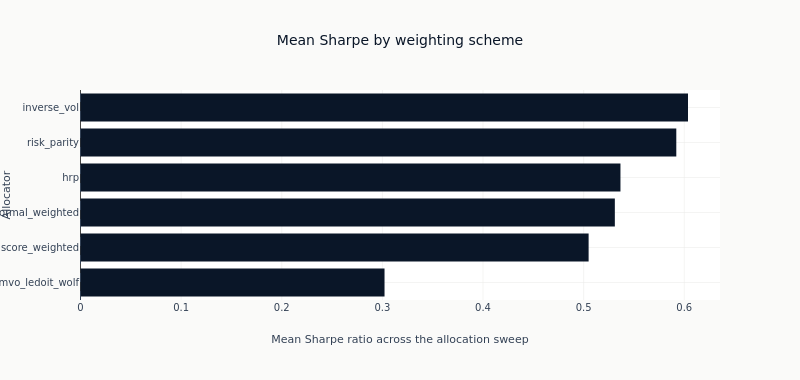

Notebook code cell kept with this figure:
### Code cell
ordered = alloc_comparison.sort("avg_sharpe")
fig = go.Figure(
    go.Bar(
        x=ordered["avg_sharpe"].to_list(),
        y=ordered["allocator"].to_list(),
        orientation="h",
        marker_color=COLORS["blue"],
        showlegend=False,
    )
)
fig.add_vline(x=0, line_width=1, line_dash="dash", line_color=COLORS["neutral"])
fig.update_xaxes(title_text="Mean Sharpe ratio across the allocation sweep")
fig.update_yaxes(title_text="Allocator")
fig.update_layout(
    title="Mean Sharpe by weighting scheme",
    height=380,
    width=800,
    margin=dict(t=90),
)
_span = ordered["avg_sharpe"]
show_plotly_with_alt(
    fig,
    "Horizontal bar chart of the mean Sharpe ratio of every allocation-stage backtest, one bar per "
    f"weighting scheme, with a dashed line at zero. Counted from the frame: {ordered.height} "
    f"allocators, mean Sharpe from {_span.min():+.3f} to {_span.max():+.3f}.",
)

### Figure 1 — Plotly figure (JSON) as saved in the notebook; plotly's stock layout.template omitted (floating-point values rounded to 4 significant figures)
{"data": [{"marker": {"color": "#0a1628"}, "orientation": "h", "showlegend": false, "type": "bar", "x": [0.3021, 0.505, 0.531, 0.5366, 0.5921, 0.6037], "y": ["mvo_ledoit_wolf", "score_weighted", "conformal_weighted", "hrp", "risk_parity", "inverse_vol"]}], "layout": {"height": 380, "margin": {"t": 90}, "shapes": [{"line": {"color": "#334155", "dash": "dash", "width": 1}, "type": "line", "x0": 0, "x1": 0, "xref": "x", "y0": 0, "y1": 1, "yref": "y domain"}], "title": {"text": "Mean Sharpe by weighting scheme"}, "width": 800, "xaxis": {"title": {"text": "Mean Sharpe ratio across the allocation sweep"}}, "yaxis": {"title": {"text": "Allocator"}}}}
